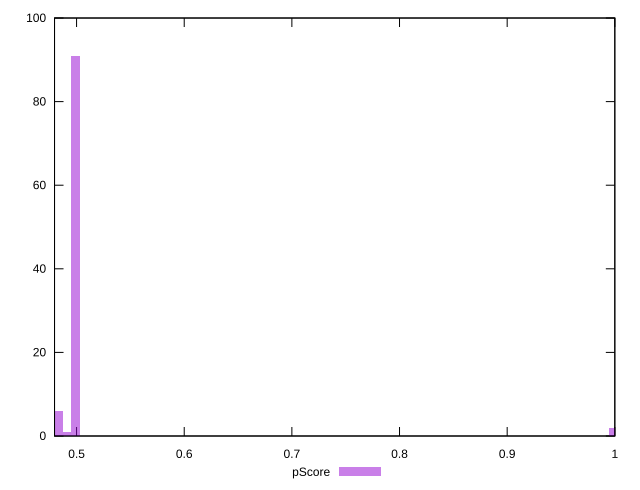

Recreate this plot in gnuplot.
reset

$pScore <<EOF
0.9984149930215439 2
0.49920749651077195 91
0.49128356799472794 1
0.483359639478684 6
EOF

set key outside below
set boxwidth 0.007923928516044
set xrange [0.47952941176470587:1]
set yrange [0:100]
set trange [0:100]
set style fill transparent solid 0.5 noborder
set terminal svg size 640, 490 enhanced background rgb 'white'
set output "report_00017_2021-02-10T15-08-03.406Z/uses-rel-preload/samples/pages+cached/pScore/histogram.svg"

plot $pScore title "pScore" with boxes

reset
